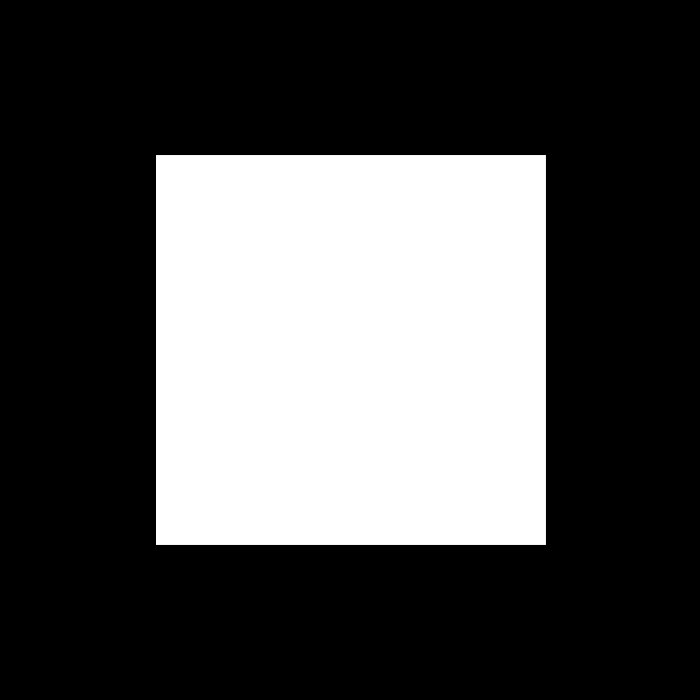
Frame 1 (no input)
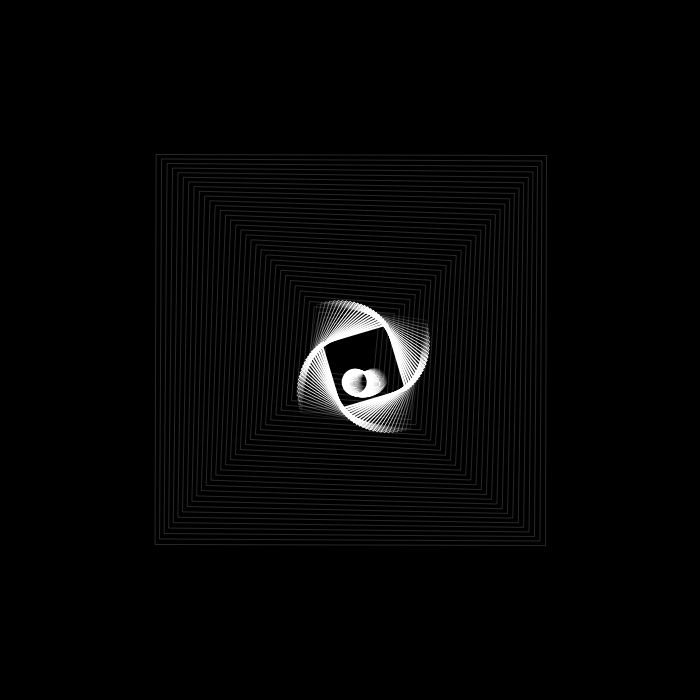
Frame 60 (no input)
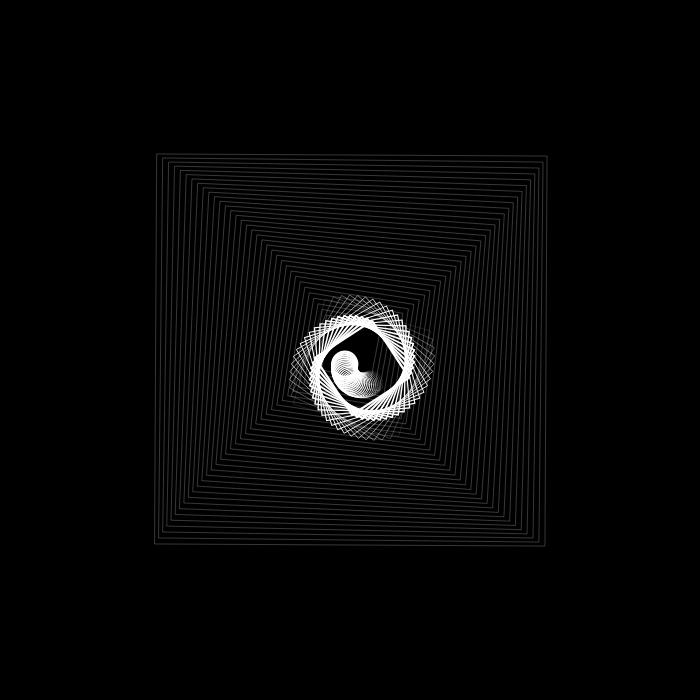
Frame 120 (the mouse pressed at the canvas centre since frame 60)

The p5.js sketch that drew these frames (run headless with seeded random() and noise() and a simulated clock; from frame 60 on, the mouse is pressed at the canvas centre):

// p5.js sketch
// ── sketch.js
function setup(){
  createCanvas(700,700);
}

function setup(){
  createCanvas(700,700);
}

function draw(){
  background(0);
  rectMode(CENTER);
  translate(width/2, height/2);
  for (let i=0; i<35; i++) {
      let sw = 0.1+(frameCount*0.001);
    strokeWeight(sw);
    let s = 390 - 10*i;
    rotate(0.0009*frameCount*0.05);
    rect(1,0,s,s);
    noFill();
    stroke(255,255,255);
    
  }
   ellipseMode(CORNER);
  translate(width/46, height/46);
  for (let i=0; i<22; i++) {
      let sw = 0.1+0.1*i;
    strokeWeight(sw);
    let s = 110 - 2*i;
    rotate(0.0009*frameCount);
    rect(0,0,s,s);
    noFill();
    stroke(255,255,255);
    ellipse(0,0,25,25);
    
    }
  }
